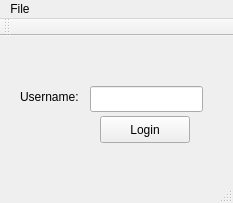
<?xml version="1.0" encoding="UTF-8"?>
<ui version="4.0">
 <class>Client</class>
 <widget class="QMainWindow" name="Client">
  <property name="geometry">
   <rect>
    <x>0</x>
    <y>0</y>
    <width>233</width>
    <height>203</height>
   </rect>
  </property>
  <property name="windowTitle">
   <string>MainWindow</string>
  </property>
  <widget class="QWidget" name="centralWidget">
   <widget class="QPushButton" name="loginButton">
    <property name="geometry">
     <rect>
      <x>100</x>
      <y>80</y>
      <width>90</width>
      <height>27</height>
     </rect>
    </property>
    <property name="text">
     <string>Login</string>
    </property>
   </widget>
   <widget class="QLineEdit" name="userName">
    <property name="geometry">
     <rect>
      <x>90</x>
      <y>50</y>
      <width>113</width>
      <height>26</height>
     </rect>
    </property>
   </widget>
   <widget class="QLabel" name="userNameLabel">
    <property name="geometry">
     <rect>
      <x>20</x>
      <y>50</y>
      <width>71</width>
      <height>21</height>
     </rect>
    </property>
    <property name="text">
     <string>Username:</string>
    </property>
   </widget>
  </widget>
  <widget class="QMenuBar" name="menuBar">
   <property name="geometry">
    <rect>
     <x>0</x>
     <y>0</y>
     <width>233</width>
     <height>24</height>
    </rect>
   </property>
   <widget class="QMenu" name="menuTAEvalSystem">
    <property name="title">
     <string>File</string>
    </property>
   </widget>
   <addaction name="menuTAEvalSystem"/>
  </widget>
  <widget class="QToolBar" name="mainToolBar">
   <attribute name="toolBarArea">
    <enum>TopToolBarArea</enum>
   </attribute>
   <attribute name="toolBarBreak">
    <bool>false</bool>
   </attribute>
  </widget>
  <widget class="QStatusBar" name="statusBar"/>
 </widget>
 <layoutdefault spacing="6" margin="11"/>
 <resources/>
 <connections/>
</ui>
